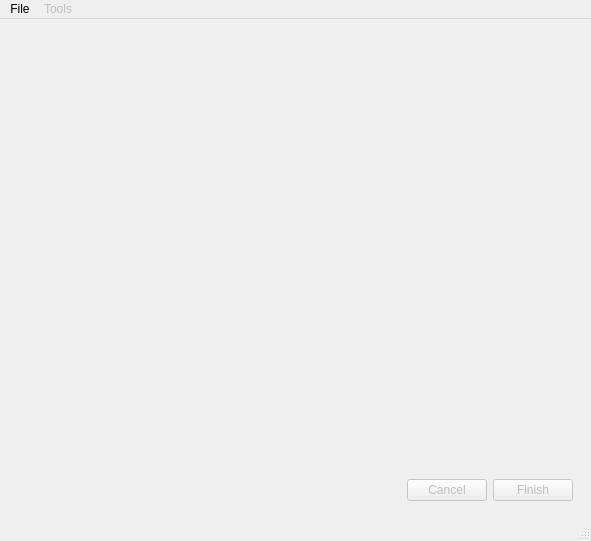
<?xml version="1.0" encoding="UTF-8"?>
<ui version="4.0">
 <class>window</class>
 <widget class="QMainWindow" name="window">
  <property name="geometry">
   <rect>
    <x>0</x>
    <y>0</y>
    <width>591</width>
    <height>541</height>
   </rect>
  </property>
  <property name="sizePolicy">
   <sizepolicy hsizetype="Expanding" vsizetype="Expanding">
    <horstretch>0</horstretch>
    <verstretch>0</verstretch>
   </sizepolicy>
  </property>
  <property name="windowTitle">
   <string>Infini-Study</string>
  </property>
  <widget class="QWidget" name="mainGrid">
   <layout class="QGridLayout" name="gridLayout">
    <item row="8" column="2">
     <widget class="QStackedWidget" name="stackView">
      <property name="enabled">
       <bool>false</bool>
      </property>
      <property name="currentIndex">
       <number>1</number>
      </property>
      <widget class="QWidget" name="study">
       <layout class="QGridLayout" name="gridLayout_2">
        <item row="3" column="0">
         <widget class="QTextBrowser" name="questionField"/>
        </item>
        <item row="1" column="0">
         <layout class="QHBoxLayout" name="statusBar">
          <item>
           <widget class="QLabel" name="lastAttemptLabel">
            <property name="text">
             <string>Last Attempted:</string>
            </property>
           </widget>
          </item>
          <item>
           <spacer name="vSpacer">
            <property name="orientation">
             <enum>Qt::Horizontal</enum>
            </property>
            <property name="sizeHint" stdset="0">
             <size>
              <width>40</width>
              <height>20</height>
             </size>
            </property>
           </spacer>
          </item>
          <item>
           <widget class="QPushButton" name="showSolButton">
            <property name="minimumSize">
             <size>
              <width>0</width>
              <height>0</height>
             </size>
            </property>
            <property name="maximumSize">
             <size>
              <width>250</width>
              <height>16777215</height>
             </size>
            </property>
            <property name="text">
             <string>Show Solution</string>
            </property>
           </widget>
          </item>
         </layout>
        </item>
        <item row="4" column="0">
         <widget class="Line" name="lineBot">
          <property name="orientation">
           <enum>Qt::Horizontal</enum>
          </property>
         </widget>
        </item>
        <item row="6" column="0">
         <widget class="QProgressBar" name="progressBar">
          <property name="value">
           <number>0</number>
          </property>
         </widget>
        </item>
        <item row="5" column="0">
         <layout class="QHBoxLayout" name="submitBar">
          <item>
           <widget class="QLabel" name="answerLabel">
            <property name="text">
             <string>Answer:</string>
            </property>
           </widget>
          </item>
          <item>
           <widget class="QLineEdit" name="answerInput"/>
          </item>
          <item>
           <widget class="QPushButton" name="submitButton">
            <property name="text">
             <string>Submit</string>
            </property>
           </widget>
          </item>
         </layout>
        </item>
        <item row="2" column="0">
         <widget class="Line" name="lineTop">
          <property name="orientation">
           <enum>Qt::Horizontal</enum>
          </property>
         </widget>
        </item>
       </layout>
      </widget>
      <widget class="QWidget" name="edit">
       <layout class="QGridLayout" name="gridLayout_3">
        <item row="1" column="0">
         <layout class="QHBoxLayout" name="finishBar">
          <item>
           <spacer name="vSpacer_2">
            <property name="orientation">
             <enum>Qt::Horizontal</enum>
            </property>
            <property name="sizeHint" stdset="0">
             <size>
              <width>40</width>
              <height>20</height>
             </size>
            </property>
           </spacer>
          </item>
          <item>
           <widget class="QPushButton" name="cancelEditButton">
            <property name="text">
             <string>Cancel</string>
            </property>
           </widget>
          </item>
          <item>
           <widget class="QPushButton" name="finishEditButton">
            <property name="text">
             <string>Finish</string>
            </property>
           </widget>
          </item>
         </layout>
        </item>
        <item row="0" column="0">
         <widget class="QWebEnginePage" name="webPage" native="true">
          <property name="enabled">
           <bool>false</bool>
          </property>
          <property name="sizePolicy">
           <sizepolicy hsizetype="Expanding" vsizetype="Expanding">
            <horstretch>0</horstretch>
            <verstretch>0</verstretch>
           </sizepolicy>
          </property>
         </widget>
        </item>
       </layout>
      </widget>
     </widget>
    </item>
   </layout>
  </widget>
  <widget class="QStatusBar" name="statusbar"/>
  <widget class="QMenuBar" name="menubar">
   <property name="geometry">
    <rect>
     <x>0</x>
     <y>0</y>
     <width>591</width>
     <height>22</height>
    </rect>
   </property>
   <widget class="QMenu" name="menuFile">
    <property name="title">
     <string>File</string>
    </property>
    <addaction name="actionOpen"/>
    <addaction name="actionNew"/>
   </widget>
   <widget class="QMenu" name="menuTools">
    <property name="enabled">
     <bool>false</bool>
    </property>
    <property name="title">
     <string>Tools</string>
    </property>
    <addaction name="actionAddQ"/>
    <addaction name="actionEdit"/>
   </widget>
   <addaction name="menuFile"/>
   <addaction name="menuTools"/>
  </widget>
  <action name="actionOpen">
   <property name="text">
    <string>Open</string>
   </property>
  </action>
  <action name="actionSave">
   <property name="text">
    <string>Save</string>
   </property>
  </action>
  <action name="actionClose">
   <property name="text">
    <string>Close</string>
   </property>
  </action>
  <action name="actionNew">
   <property name="checkable">
    <bool>false</bool>
   </property>
   <property name="text">
    <string>New</string>
   </property>
   <property name="priority">
    <enum>QAction::NormalPriority</enum>
   </property>
  </action>
  <action name="actionAdd">
   <property name="text">
    <string>Add</string>
   </property>
  </action>
  <action name="actionStudy">
   <property name="text">
    <string>Study</string>
   </property>
  </action>
  <action name="actionAddQ">
   <property name="enabled">
    <bool>true</bool>
   </property>
   <property name="text">
    <string>Add</string>
   </property>
  </action>
  <action name="actionEdit">
   <property name="text">
    <string>Edit</string>
   </property>
  </action>
  <action name="actionAbout">
   <property name="text">
    <string>About</string>
   </property>
  </action>
  <action name="actionSolution">
   <property name="text">
    <string>Solution</string>
   </property>
  </action>
 </widget>
 <customwidgets>
  <customwidget>
   <class>QWebEnginePage</class>
   <extends>QWidget</extends>
   <header location="global">QWebEnginePage</header>
   <container>1</container>
  </customwidget>
 </customwidgets>
 <tabstops>
  <tabstop>answerInput</tabstop>
  <tabstop>submitButton</tabstop>
  <tabstop>showSolButton</tabstop>
 </tabstops>
 <resources/>
 <connections/>
</ui>
